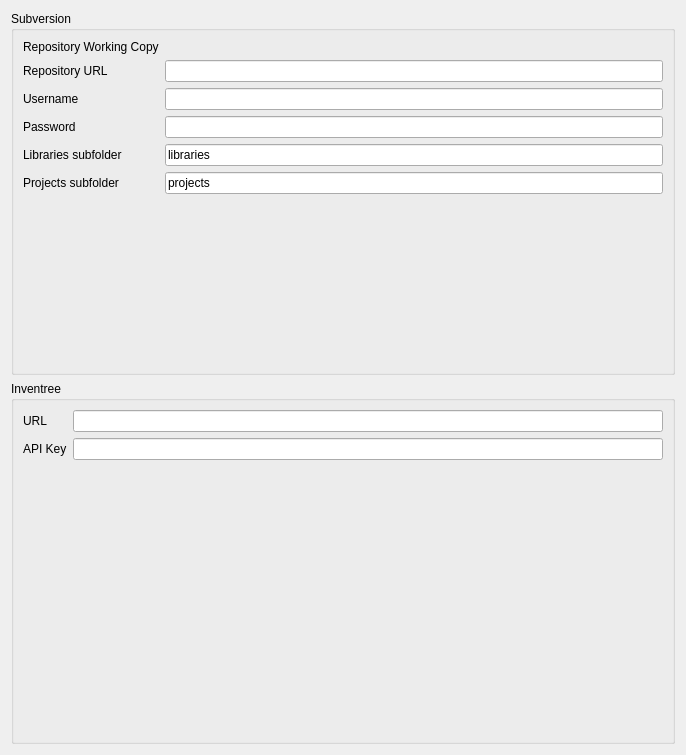
<?xml version="1.0" encoding="UTF-8"?>
<ui version="4.0">
 <class>Form</class>
 <widget class="QWidget" name="Form">
  <property name="geometry">
   <rect>
    <x>0</x>
    <y>0</y>
    <width>686</width>
    <height>755</height>
   </rect>
  </property>
  <property name="windowTitle">
   <string>Form</string>
  </property>
  <layout class="QVBoxLayout" name="verticalLayout">
   <item>
    <widget class="QGroupBox" name="groupBox">
     <property name="title">
      <string>Subversion</string>
     </property>
     <layout class="QFormLayout" name="formLayout">
      <item row="0" column="0">
       <widget class="QLabel" name="label">
        <property name="text">
         <string>Repository Working Copy</string>
        </property>
       </widget>
      </item>
      <item row="0" column="1">
       <widget class="Gui::PrefFileChooser" name="fileChooser">
        <property name="mode">
         <enum>Gui::FileChooser::Mode::Directory</enum>
        </property>
        <property name="prefEntry" stdset="0">
         <cstring>SubversionWorkingCopy</cstring>
        </property>
        <property name="prefPath" stdset="0">
         <cstring>Mod/Plume</cstring>
        </property>
       </widget>
      </item>
      <item row="1" column="0">
       <widget class="QLabel" name="label_2">
        <property name="text">
         <string>Repository URL</string>
        </property>
       </widget>
      </item>
      <item row="1" column="1">
       <widget class="Gui::PrefLineEdit" name="lineEdit">
        <property name="prefEntry" stdset="0">
         <cstring>SubversionRepositoryUrl</cstring>
        </property>
        <property name="prefPath" stdset="0">
         <cstring>Mod/Plume</cstring>
        </property>
       </widget>
      </item>
      <item row="2" column="0">
       <widget class="QLabel" name="label_3">
        <property name="text">
         <string>Username</string>
        </property>
       </widget>
      </item>
      <item row="2" column="1">
       <widget class="Gui::PrefLineEdit" name="lineEdit_2">
        <property name="prefEntry" stdset="0">
         <cstring>SubversionUsername</cstring>
        </property>
        <property name="prefPath" stdset="0">
         <cstring>Mod/Plume</cstring>
        </property>
       </widget>
      </item>
      <item row="3" column="0">
       <widget class="QLabel" name="label_4">
        <property name="text">
         <string>Password</string>
        </property>
       </widget>
      </item>
      <item row="3" column="1">
       <widget class="Gui::PrefLineEdit" name="lineEdit_3">
        <property name="echoMode">
         <enum>QLineEdit::EchoMode::Password</enum>
        </property>
        <property name="prefEntry" stdset="0">
         <cstring>SubversionPassword</cstring>
        </property>
        <property name="prefPath" stdset="0">
         <cstring>Mod/Plume</cstring>
        </property>
       </widget>
      </item>
      <item row="4" column="0">
       <widget class="QLabel" name="label_7">
        <property name="text">
         <string>Libraries subfolder</string>
        </property>
       </widget>
      </item>
      <item row="4" column="1">
       <widget class="Gui::PrefLineEdit" name="lineEdit_7">
        <property name="text">
         <string>libraries</string>
        </property>
        <property name="prefEntry" stdset="0">
         <cstring>SubversionLibrariesSubfolder</cstring>
        </property>
        <property name="prefPath" stdset="0">
         <cstring>Mod/Plume</cstring>
        </property>
       </widget>
      </item>
      <item row="5" column="0">
       <widget class="QLabel" name="label_8">
        <property name="text">
         <string>Projects subfolder</string>
        </property>
       </widget>
      </item>
      <item row="5" column="1">
       <widget class="Gui::PrefLineEdit" name="lineEdit_6">
        <property name="text">
         <string>projects</string>
        </property>
        <property name="prefEntry" stdset="0">
         <cstring>SubversionProjectsSubfolder</cstring>
        </property>
        <property name="prefPath" stdset="0">
         <cstring>Mod/Plume</cstring>
        </property>
       </widget>
      </item>
     </layout>
    </widget>
   </item>
   <item>
    <widget class="QGroupBox" name="groupBox_2">
     <property name="title">
      <string>Inventree</string>
     </property>
     <layout class="QFormLayout" name="formLayout_3">
      <item row="0" column="0">
       <widget class="QLabel" name="label_5">
        <property name="text">
         <string>URL</string>
        </property>
       </widget>
      </item>
      <item row="0" column="1">
       <widget class="Gui::PrefLineEdit" name="lineEdit_4">
        <property name="prefEntry" stdset="0">
         <cstring>InventreeUrl</cstring>
        </property>
        <property name="prefPath" stdset="0">
         <cstring>Mod/Plume</cstring>
        </property>
       </widget>
      </item>
      <item row="1" column="0">
       <widget class="QLabel" name="label_6">
        <property name="text">
         <string>API Key</string>
        </property>
       </widget>
      </item>
      <item row="1" column="1">
       <widget class="Gui::PrefLineEdit" name="lineEdit_5">
        <property name="echoMode">
         <enum>QLineEdit::EchoMode::Password</enum>
        </property>
        <property name="prefEntry" stdset="0">
         <cstring>InventreeAPIKey</cstring>
        </property>
        <property name="prefPath" stdset="0">
         <cstring>Mod/Plume</cstring>
        </property>
       </widget>
      </item>
     </layout>
    </widget>
   </item>
  </layout>
 </widget>
 <customwidgets>
  <customwidget>
   <class>Gui::FileChooser</class>
   <extends>QWidget</extends>
   <header>Gui/FileDialog.h</header>
  </customwidget>
  <customwidget>
   <class>Gui::PrefFileChooser</class>
   <extends>Gui::FileChooser</extends>
   <header>Gui/PrefWidgets.h</header>
  </customwidget>
  <customwidget>
   <class>Gui::PrefLineEdit</class>
   <extends>QLineEdit</extends>
   <header>Gui/PrefWidgets.h</header>
  </customwidget>
 </customwidgets>
 <resources/>
 <connections/>
</ui>
